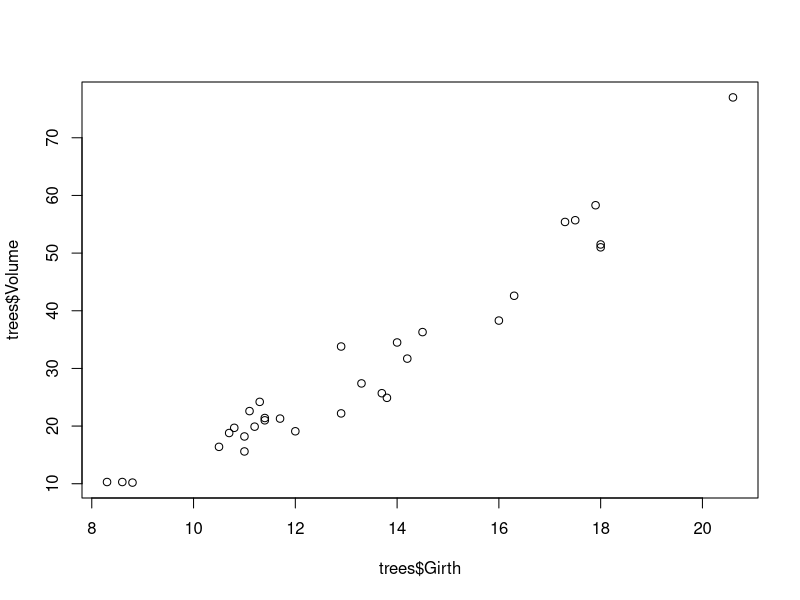
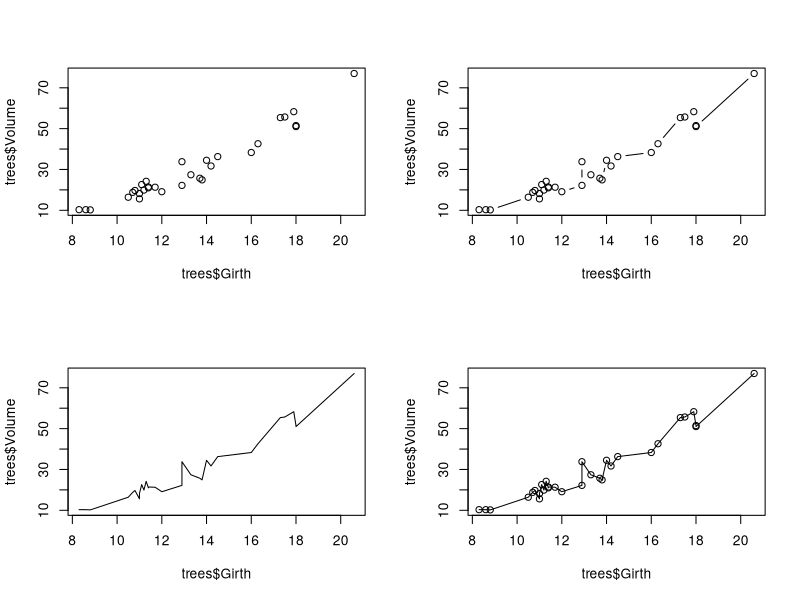
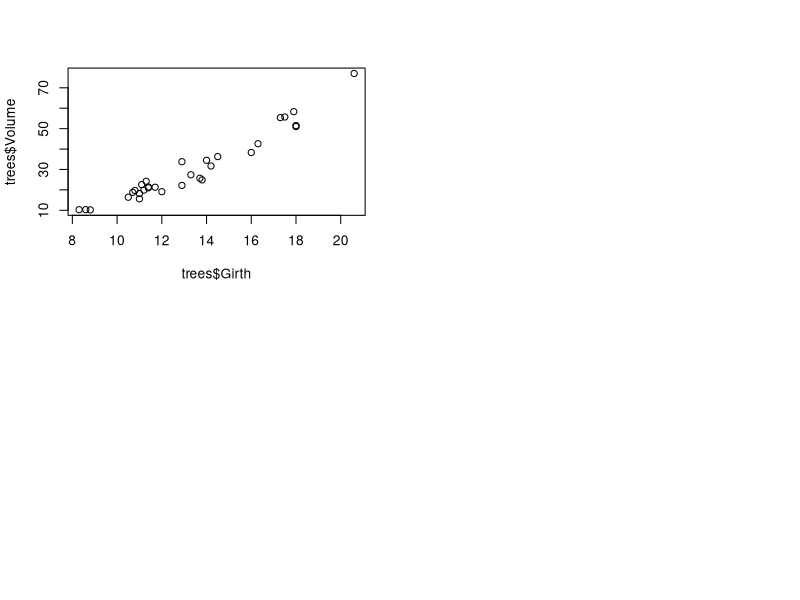
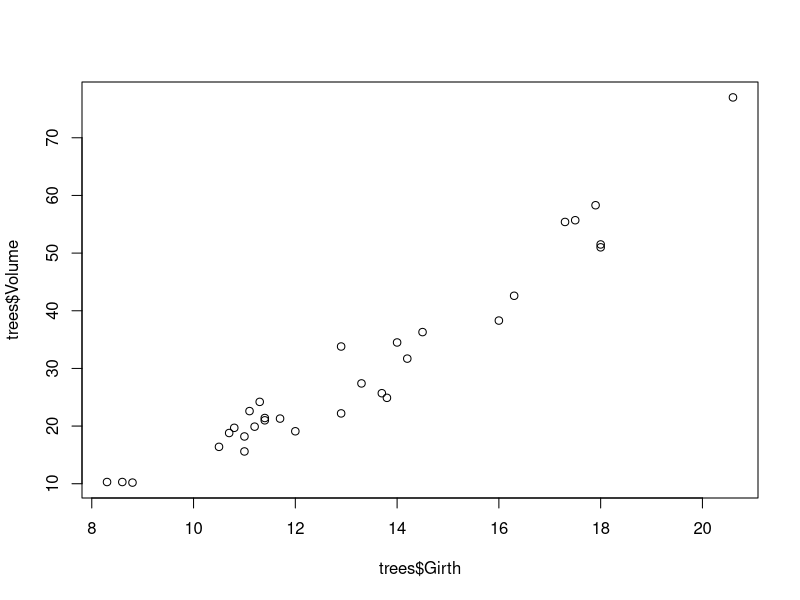
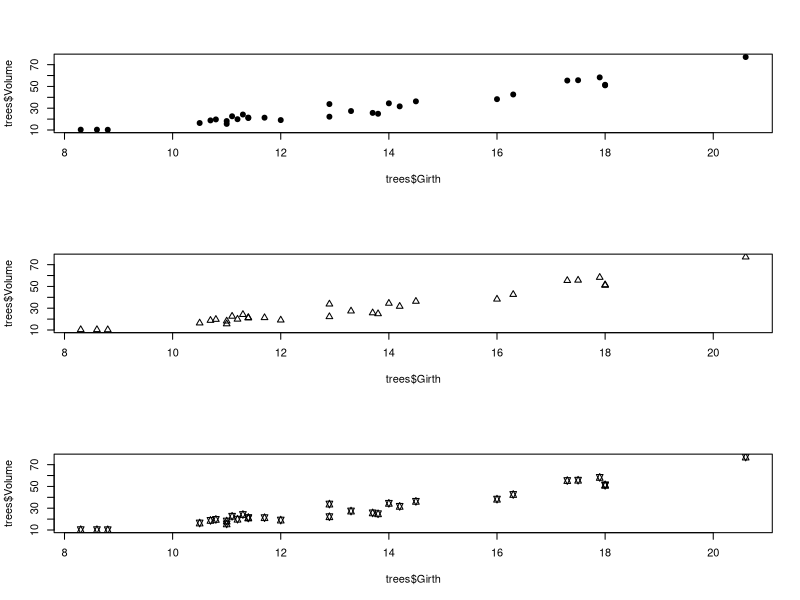
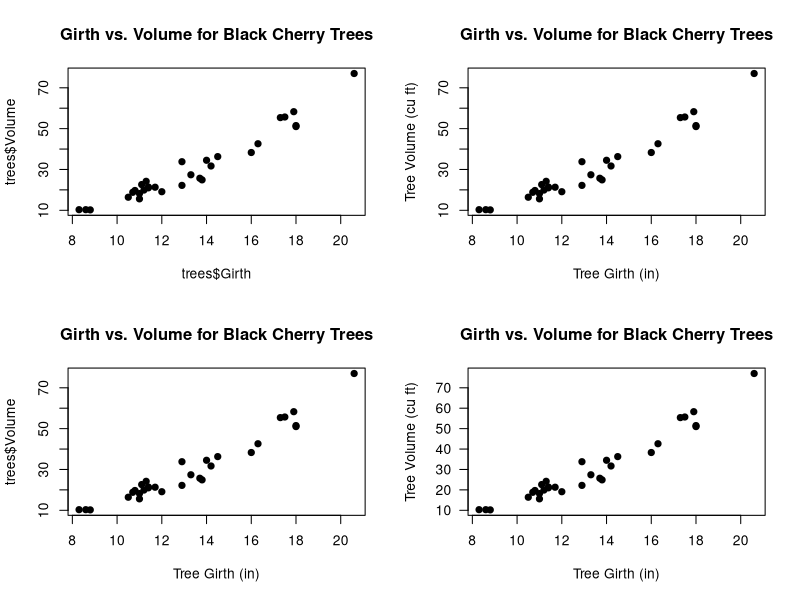
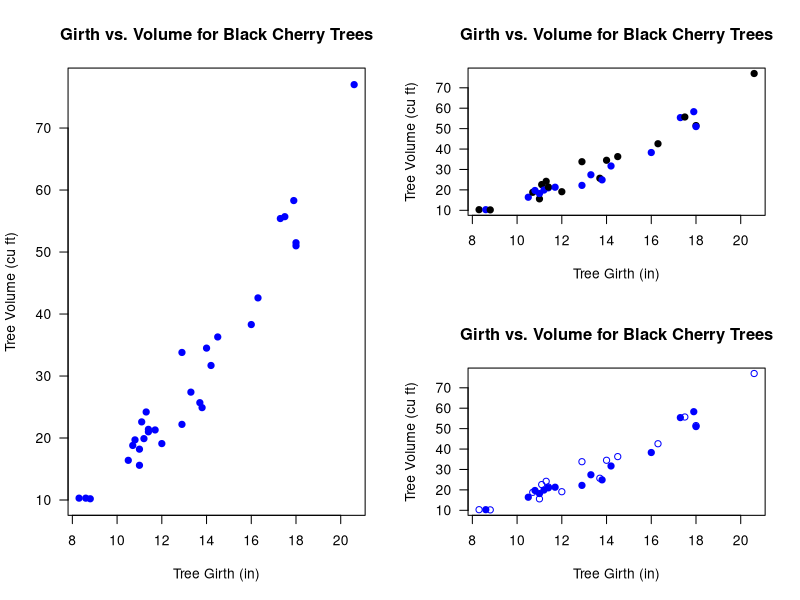
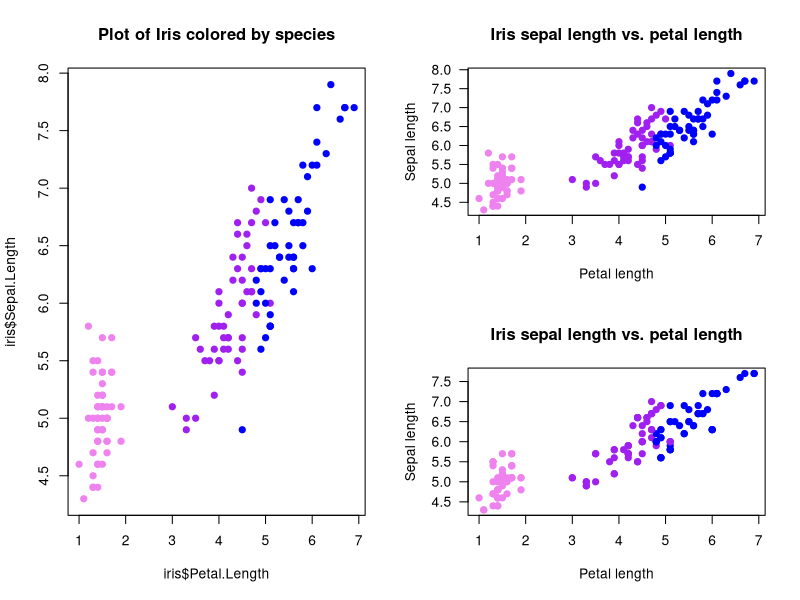

Write the R code that produced these figures, in order.

##################################################
####                                          ####  
####  R Bootcamp #1, Module 3                 ####
####                                          #### 
####   University of Nevada, Reno             ####
####                                          #### 
##################################################

## NOTE: this module borrows heavily from an R short-course developed by a team at Colorado State University. 
   # Thanks to Perry Williams for allowing us to use these materials!!
   # Thanks to John Tipton at CSU for developing much of this module (plotting in R)!

############################################
####  Data visualization and statistics ####
############################################


?trees      # description of built in dataset

dim(trees)   # Show the dimension of the trees dataframe                                              

str(trees)   # Show the structure of the trees dataframe

head(trees)   # Show the first few observations of the trees dataframe


# Access the columns 
trees$Girth     
trees$Volume


plot(x=trees$Girth, y=trees$Volume)    # use R's built-in "trees" dataset: ?trees


?par

par()   # view the default graphical parameters (can be kind of overwhelming!)


# Use "layout" to define a 2 row x 2 column matrix with elements 1, 2, 3, and 4.
# This divides the image into four sections and then fills these with the plot function
layout(matrix(1:4, nrow=2, ncol=2))

  # par(mfrow=c(2,2))  # (alternative way to do this)

plot(x=trees$Girth, y=trees$Volume)             # points
plot(x=trees$Girth, y=trees$Volume, type="l")   # lines
plot(x=trees$Girth, y=trees$Volume, type="b")   # both
plot(x=trees$Girth, y=trees$Volume, type="o")   # both with conected lines


plot(x=trees$Girth, y=trees$Volume)             ## The plot is still in 4 parts

graphics.off()                                  ## now the plot is reset!

# layout(1)   # (alternative way to reset back to a single plot)

plot(x=trees$Girth, y=trees$Volume)             ## The plot is still in 4 parts



# Use layout to define a 3 row x 1 column matrix with elements 1, 2, and 3.
# This divides the image into three sections and then fills these with the plot function
layout(matrix(1:3, nrow=3, ncol=1))

# pch: 'plotting character' changes the type of point that is used (default is an open circle)!
plot(x=trees$Girth, y=trees$Volume, pch=19)     # filled point
plot(x=trees$Girth, y=trees$Volume, pch=2)      # open triangle
plot(x=trees$Girth, y=trees$Volume, pch=11)     # star


layout(matrix(1:4, 2, 2))
# main: adds a title
plot(x=trees$Girth, y=trees$Volume, pch=19, 
     main="Girth vs. Volume for Black Cherry Trees")

# xlab: adds an x axis label
plot(x=trees$Girth, y=trees$Volume, pch=19, 
     main="Girth vs. Volume for Black Cherry Trees", 
     xlab="Tree Girth (in)")

# ylab: adds a y axis label
plot(x=trees$Girth, y=trees$Volume, pch=19, 
     main="Girth vs. Volume for Black Cherry Trees", 
     xlab="Tree Girth (in)", ylab="Tree Volume (cu ft)")

# las: rotates axis labels; las=1 makes them all parallel to reading direction
plot(x=trees$Girth, y=trees$Volume, pch=19, 
     main="Girth vs. Volume for Black Cherry Trees", 
     xlab="Tree Girth (in)", ylab="Tree Volume (cu ft)", 
     las=1)


# Use layout to define a 2 row x 2 column matrix with elements 1, 1, 2, and 3.
# This divides the image into four sections but fills the first two sections
# with the first plot and then fills these next two sections with the final two plots
layout(matrix(c(1, 1, 2, 3), nrow=2, ncol=2))

# col: select a color for the plotting characters
plot(x=trees$Girth, y=trees$Volume, pch=19, 
     main="Girth vs. Volume for Black Cherry Trees",
     xlab="Tree Girth (in)", ylab="Tree Volume (cu ft)",
     las=1, col="blue")

# We can use the c() function to make a vector and have several colors, plotting characters, etc. per plot.
# We start with alternating colors for each point
plot(x=trees$Girth, y=trees$Volume, pch=19, 
     main="Girth vs. Volume for Black Cherry Trees",
     xlab="Tree Girth (in)", ylab="Tree Volume (cu ft)", 
     las=1, col=c("black", "blue"))

# And we can also alternate the plotting symbol at each point.
plot(x=trees$Girth, y=trees$Volume, pch=c(1,19), 
     main="Girth vs. Volume for Black Cherry Trees", 
     xlab="Tree Girth (in)", ylab="Tree Volume (cu ft)", 
     las=1, col="blue")


?iris
head(iris)     # display first few rows of data
dim(iris)      # dimensionality of the data
str(iris)      # details of the data structure


plot.colors <- c("violet", "purple", "blue")   # define the colors for representing species ID


color.vector <- rep(x=plot.colors, each=50)
color.vector
## color vector is now a list of our colors, each repeated 50 times

plot(x=iris$Petal.Length, y=iris$Sepal.Length, pch=19, col=color.vector, 
     main="Plot of Iris colored by species")


names(plot.colors) <- levels(iris$Species)   # the "levels()" function returns all unique labels for any "factor" variable    
plot.colors


# generate a vector of colors for our plot (one color for each observation)

indices <- match(iris$Species,names(plot.colors))   # the "match()" function goes through each element of the first vector and finds the matching index in the second vector         
color.vector2 <- plot.colors[indices]



plot(x=iris$Petal.Length, y=iris$Sepal.Length, pch=19, col=color.vector2, 
     main="Iris sepal length vs. petal length", xlab="Petal length", 
     ylab="Sepal length", las=1)


# make a new version of the iris data frame that is neither in order nor has the same number of observations for each species (to illustrate generality of the new method)

iris2 <- iris[sample(1:nrow(iris),replace = T),]   # use the "sample()" function to create a randomized ("bootstrapped") version of the iris data frame

# now repeat the above steps:

indices <- match(iris2$Species,names(plot.colors))   # the "match()" function returns the indices of the first vector that match the second vector   
color.vector2 <- plot.colors[indices]
plot(x=iris2$Petal.Length, y=iris2$Sepal.Length, pch=19, col=color.vector2, 
     main="Iris sepal length vs. petal length", xlab="Petal length", 
     ylab="Sepal length", las=1)


## The old method is NOT general:

color.vector <- rep(x=plot.colors, each=50)
plot(x=iris2$Petal.Length, y=iris2$Sepal.Length, pch=19, col=color.vector, 
     main="Plot of Iris colored by species (not!)")


# ?legend

layout(matrix(1:3, nrow=1, ncol=3))

# Plot
plot(x=iris$Petal.Length, y=iris$Sepal.Length, pch=19, col=color.vector, 
     main="Iris sepal length vs. petal length", xlab="Petal length", 
     ylab="Sepal length", las=1)

# First legend
legend("topleft", pch=19, col=plot.colors, legend=unique(iris$Species))

# Second plot
plot(x=iris$Petal.Length, y=iris$Sepal.Length, pch=19, col=color.vector,
     main="Iris sepal length vs. petal length", 
     xlab="Petal length", ylab="Sepal length", las=1)

# Second legend
# The bty="n" argument suppresses the border around the legend. (A personal preference)
legend("topleft", pch=19, col=plot.colors, 
       legend=c("I. setosa", "I. versicolor", "I. virginica"), bty="n")


# Plot Three
plot(x=iris$Petal.Length, y=iris$Sepal.Length, pch=19, col=color.vector, 
     main="Iris sepal length vs. petal length", 
     xlab="Petal length", ylab="Sepal length", las=1)

#Legend tree with Italics
legend("topleft", pch=19, col=plot.colors, 
       legend=c("I. setosa", "I. versicolor", "I. virginica"), 
       bty="n", text.font=3)


## Diplaying gradients (continuous data) using color and size

?mtcars

head(mtcars)


## Plot fuel economy by weight

plot(mpg~wt,  data=mtcars,pch=20,xlab="Vehicle weight (1000 lbs)",ylab="Fuel economy (mpg)")      # note the tilde, which can be read "as a function of" -- i.e., "mpg as a function of wt"   
 

## Plot fuel economy by weight and horsepower

hp_rescale <- with(mtcars,(hp-min(hp))/diff(range(hp)))    # scale from 0 to 1

plot(mpg~wt,  data=mtcars,pch=1,xlab="Vehicle weight (1000 lbs)",ylab="Fuel economy (mpg)",cex=(hp_rescale+0.6)*1.2)   # plot with different sized points

legend("topright",pch=c(1,1),pt.cex=c(0.6,0.6*1.2),legend=paste(range(mtcars$hp),"horsepower"),bty="n")


 

## Plot fuel economy by weight and horsepower again- this time by color

colramp <- terrain.colors(125)

colindex <- round(hp_rescale*99+1)

plot(mpg~wt,  data=mtcars,pch=20,cex=2,xlab="Vehicle weight (1000 lbs)",ylab="Fuel economy (mpg)",col=colramp[colindex])   # plot with different sized points

legend("topright",pch=c(20,20),pt.cex=c(2,2),col=c(colramp[1],colramp[100]),legend=paste(range(mtcars$hp),"horsepower"),bty="n")


 

## calculate the mean Sepal Length of for each species
bar.heights <- tapply(iris$Sepal.Length, iris$Species, mean)   #use "tapply()" function, which summarizes a numeric variable by levels of a categorical variable)

# The basic 'barplot()' function
barplot(bar.heights)


# Let's add some flair
barplot(bar.heights, names.arg=c("I. setosa", "I. versicolor", "I. virginica"), 
        las=1, col=adjustcolor(plot.colors, alpha.f=0.5),
        main="Sepal length for 3 Irises", ylab="Sepal length (cm)")


CI <- 2 * by(iris$Sepal.Length, iris$Species, sd)
lwr <- bar.heights - CI
upr <- bar.heights + CI

# I used the ylim= argument to pass a 2-element numeric vector specifying the y extent of the barplot (y axis lower and upper bounds). I added some extra room on the top to account for error bars.
# Importantly, assign the barplot to an object. I called it 'b' but you can call it whatever you like. (otherwise, it's hard to know what the "X" values of the error bars are!)

b <- barplot(bar.heights, 
             names.arg=c("I. setosa", "I. versicolor", "I. virginica"), 
             las=1, ylim=c(0,8), col=adjustcolor(plot.colors, alpha.f=0.5),
             main="Sepal length for 3 Irises", ylab="Sepal length (cm)")

# Specify where each arrow starts (x0= and y0=) and ends (x1= and y1=)
arrows(x0=b, x1=b, y0=lwr, y1=upr, code=3, angle=90, length=0.1)

# ?arrows


layout(matrix(1:2, 1, 2))

## y-axis is in counts by default (total observations in each "bin")
hist(iris$Sepal.Length, main="Histogram of Sepal Length",
     xlab = "Sepal Length")

## change y-axis to proportions of the entire dataset using freq=FALSE
hist(iris$Sepal.Length, freq=FALSE, main="Histogram of Sepal Length", 
     xlab = "Sepal Length")
## Add a density estimator

lines(density(iris$Sepal.Length))   # add a line to the histogram to approximate the probability density of the data distribution
curve(dnorm(x,mean(iris$Sepal.Length),sd(iris$Sepal.Length)),add=T,col="red",lty=3)   # add a normal distribution


pairs(iris)


?ToothGrowth
head(ToothGrowth)


prop <- c(0.18, 0.25, 0.13, 0.05)
asympLCL <- c(0.14, 0.20, 0.11, 0.035)
asympUCL <- c(0.24, 0.33, 0.18, 0.09)


set.seed(13)
n <- 20 # Number of experimental trials
a <- 12
b <- 1.5

rings <- round(runif(n)*50)  # number of bell rings
wings <- round(a + b*rings + rnorm(n, sd=5))       # number of angels who get their wings
offset <- rpois(n, lambda=10)           # measurement error
lwr <- wings - offset                 
upr <- wings + offset


####################
# STATISTICS!
####################

#####
#####  Load Data
#####

sculpin.df <- read.csv("sculpineggs.csv")

head(sculpin.df)


#####
#####  Summary Statistics
#####

mean(sculpin.df$NUMEGGS)      # compute sample mean
median(sculpin.df$NUMEGGS)    # compute sample median

min(sculpin.df$NUMEGGS)       # sample minimum
max(sculpin.df$NUMEGGS)       # sample maximum
range(sculpin.df$NUMEGGS)     # both min and max.

quantile(sculpin.df$NUMEGGS,0.5)            # compute sample median using quantile function
quantile(sculpin.df$NUMEGGS,c(0.25,0.75))   # compute sample quartiles

var(sculpin.df$NUMEGGS)           # sample variance
sd(sculpin.df$NUMEGGS)            # sample standard deviation
sd(sculpin.df$NUMEGGS)^2          # another way to compute variance
var(sculpin.df$NUMEGGS)^0.5       # another way to compute std. dev.

colMeans(sculpin.df)           # column mean of data frame
apply(sculpin.df,2,mean)       # column mean of data frame   # note the use of the "apply()" function. 
apply(sculpin.df,2,median)     # column median of data frame


########
# Or just use the "summary()" function!

summary(sculpin.df) # provides a set of summary statistics for all columns in a data frame. 



###########
# Deal with missing data

newdf <- read.table(file="data_missing.txt", sep="\t", header=T)  # load dataset with missing data

mean(newdf$Export)

mean(newdf$Export,na.rm = TRUE)


#####
#####  Plot data 
#####

hist(sculpin.df$NUMEGGS)

plot(x = sculpin.df$FEMWT,y = sculpin.df$NUMEGGS)


#####
#####  Linear Regression  
#####

m1 <- lm(NUMEGGS ~ FEMWT, data=sculpin.df)      # fit linear regression model

m1                                      # view estimates of intercept and slope 
summary(m1)                             # view summary of fit
summary(m1)$r.squared                   # extract R-squared
confint(m1)                             # confidence intervals for intercept and slope
AIC(m1)                                 # report AIC (Akaike's Information Criterion, used to perform model selection) 

plot(x = sculpin.df$FEMWT,y = sculpin.df$NUMEGGS)    # plot data
abline(m1)                                           # plot line of best fit

########
# Use the "predict()" function!

FEMWT.pred <- data.frame(FEMWT = 30)                   # create new data frame to predict number of eggs at FEMWT of 30
predict(m1,newdata=FEMWT.pred)                         # make prediction
predict(m1,newdata=FEMWT.pred,interval="confidence")   # make prediction and get confidence interval
predict(m1,newdata=FEMWT.pred,interval="prediction")   # make prediction and get prediction interval



##########
#  Explore the use of the "I()" syntax to interpret mathematical expressions literally (as is) within formulas. 

mod_noI <- lm(NUMEGGS ~ FEMWT^2, data=sculpin.df)                  # fit linear regression model. But the "^2" doesn't seem to do anything here? What happened?
summary(mod_noI)

mod_withI <- lm(NUMEGGS ~ I(FEMWT^2), data=sculpin.df)                  # fit linear regression model
summary(mod_withI)


##################################
####  Model selection example ####
##################################

## Try to work through these examples and make sure you understand them before moving on to the challenge exercises.

m1 <- lm(NUMEGGS ~ FEMWT, data=sculpin.df)                  # fit linear regression model
summary(m1)

m2 <- lm(NUMEGGS ~ 1, data=sculpin.df)                      # fit linear regression with intercept only (mean model)
summary(m2)

m3 <- lm(NUMEGGS ~ I(FEMWT^0.5), data=sculpin.df)           # fit linear regression with intercept and sqrt of FEMWT term
summary(m3)


plot(NUMEGGS ~ FEMWT,data=sculpin.df)                      # plot data
abline(m1,col="black")                                     # plot line of best fit
abline(m2,col="red")                                       # plot intercept only model

#########
#  Here's a flexible method for drawing any arbitrary non-linear relationship!
FEMWT.pred <- data.frame(FEMWT = seq(10,45,by=0.1))        # create new data frame to predict number of eggs from FEMWT of 10 to 45 by increments of 0.1
NUMEGGS.pred <- predict(m3,newdata=FEMWT.pred)             # make prediction using "predict()" function
points(FEMWT.pred$FEMWT,NUMEGGS.pred,col="green",typ="l")  # plot sqrt model (note the use of the "points()" function to draw a line!)

########
# Perform model selection!


#Compare models using AIC
AIC(m1)
AIC(m2)
AIC(m3)

#Compare models using R-squared
summary(m1)$r.squared 
summary(m2)$r.squared 
summary(m3)$r.squared 

#########
#  And finally, here's how you can draw a confidence interval or prediction interval around a regression relationship!

plot(NUMEGGS ~ FEMWT,data=sculpin.df)                      # plot data
NUMEGGS.confint <- predict(m3,newdata=FEMWT.pred,interval="prediction")             # use "predict()" function to compute the prediction interval!
points(FEMWT.pred$FEMWT,NUMEGGS.confint[,"fit"],col="green",typ="l",lwd=2)  # plot fitted sqrt model
points(FEMWT.pred$FEMWT,NUMEGGS.confint[,"lwr"],col="green",typ="l",lty=2)  # plot fitted sqrt model
points(FEMWT.pred$FEMWT,NUMEGGS.confint[,"upr"],col="green",typ="l",lty=2)  # plot fitted sqrt model


